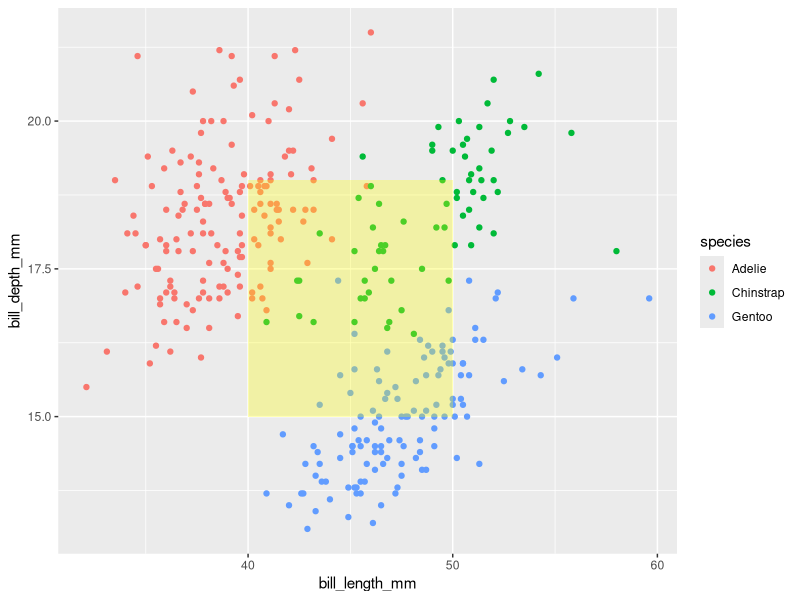
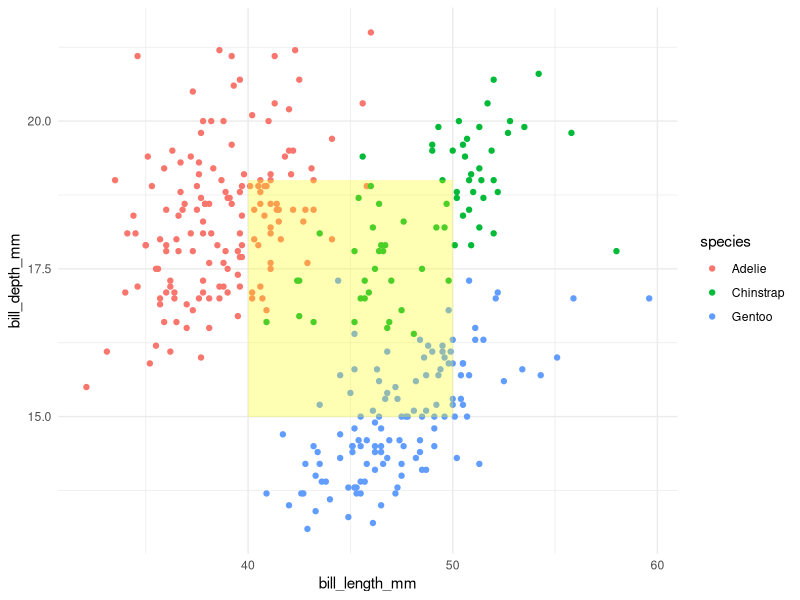

Generate these figures, in order, with R:

            library(ggplot2)
            library(palmerpenguins)
            built_answer <- tryCatch(
                {
                    set.seed(42)
                    ggplot(penguins, aes(x = bill_length_mm, y = bill_depth_mm, colour = species)) + geom_point() + annotate("rect", xmin = 40, xmax = 50, ymin = 15, ymax = 19, fill = "yellow", alpha = 0.3)
                    suppressWarnings(
                        if (!file.exists("/sandbox/figures/bill-length_bill-depth_scatter_annotate_rect_answer.png")) {
                            ggsave(
                                width = 3,
                                height = 3,
                                "/sandbox/figures/bill-length_bill-depth_scatter_annotate_rect_answer.png"
                            )
                        }
                    )
                    suppressWarnings(
                        ggplot_build(last_plot())
                    )
                },
                error = function(e) {
                    'ERROR'
                }
            )
            built_submission <- tryCatch(
                {
                    set.seed(42)
                    ggplot(penguins, aes(x = bill_length_mm, y = bill_depth_mm, color = species)) +

  geom_point() +

  annotate("rect", xmin = 40, xmax = 50, ymin = 15, ymax = 19, fill = "yellow", alpha = 0.3) +

  theme_minimal()
                    suppressWarnings(
                        ggsave(
                            width = 3,
                            height = 3,
                            "figures/bill-length_bill-depth_scatter_annotate_rect_submission_phi4mini.png"
                        )
                    )
                    suppressWarnings(
                        ggplot_build(last_plot())
                    )
                },
                error = function(e) {
                    'ERROR'
                }
            )
            cat(isTRUE(all.equal(built_answer, built_submission)))
        
